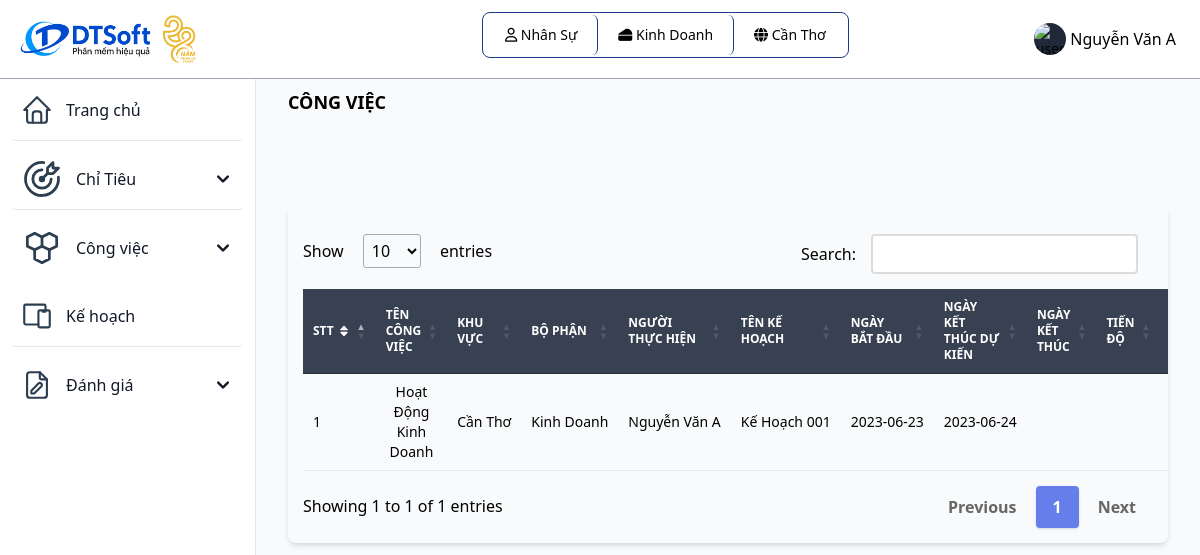
/capnhattiendocongviec.php (signed in), run on the app's committed database.
### tables this page shows
CREATE TABLE `vaitro` (
  `id_vaitro` varchar(10) primary key,
  `tenvaitro` varchar(255) NOT NULL,
  `mota` varchar(255) NOT NULL
);

CREATE TABLE `bophan` (
  `id_bophan` varchar(10) primary key,
  `id_khuvuc` varchar(10) NOT NULL,
  `tenbophan` varchar(255) NOT NULL,
  `cvchuyenmon` varchar(255) NOT NULL,
  foreign key(id_khuvuc) references khuvuc(id_khuvuc) ON UPDATE CASCADE
);

CREATE TABLE `khuvuc` (
  `id_khuvuc` varchar(10) primary key,
  `tenkhuvuc` varchar(255) NOT NULL,
  `diachi` varchar(255) NOT NULL,
  `sdt` int(20) NOT NULL
);

CREATE TABLE `tiendocongviec` (
  `id_congviec` varchar(10) primary key,
  `id_nguoidung` varchar(10) NOT NULL,
  `id_khuvuc` varchar(10) NOT NULL,
  `id_bophan` varchar(10) NOT NULL,
  `id_kehoachgiaoviec` varchar(10) NOT NULL,
  `tencongviec` varchar(255) NOT NULL,
  `trangthaicongviec` varchar(255) DEFAULT NULL,
  `thoigianbatdau` date NOT NULL,
  `thoigianketthucdukien` date NOT NULL,
  `thoigianketthuc` date DEFAULT NULL,
  foreign key(id_nguoidung) references nguoidung(id_nguoidung) ON UPDATE CASCADE,
  foreign key(id_khuvuc) references khuvuc(id_khuvuc) ON UPDATE CASCADE,
  foreign key(id_bophan) references bophan(id_bophan) ON UPDATE CASCADE,
  foreign key(id_kehoachgiaoviec) references kehoachgiaoviec(id_kehoachgiaoviec) ON UPDATE CASCADE
);

CREATE TABLE `nguoidung` (
  `id_nguoidung` varchar(10) primary key,
  `id_bophan` varchar(10) DEFAULT NULL,
  `id_vaitro` varchar(10) NOT NULL,
  `id_khuvuc` varchar(10) DEFAULT NULL,
  `tennguoidung` varchar(255) NOT NULL,
  `sdt_nd` varchar(20) NOT NULL,
  `diachi_nd` varchar(255) NOT NULL,
  `email` varchar(255) NOT NULL,
  `password` varchar(255) NOT NULL,
  `ngaysinh` date NOT NULL,
  `gioitinh` varchar(255) NOT NULL,
  foreign key(id_bophan) references bophan(id_bophan) ON UPDATE CASCADE,
  foreign key(id_vaitro) references vaitro(id_vaitro) ON UPDATE CASCADE,
  foreign key(id_khuvuc) references khuvuc(id_khuvuc) ON UPDATE CASCADE
);

CREATE TABLE `kehoachgiaoviec` (
  `id_kehoachgiaoviec` varchar(10) primary key,
  `id_bophan` varchar(10) NOT NULL,
  `id_khuvuc` varchar(10) NOT NULL,
  `tenkh` varchar(255) NOT NULL,
  `ngaybatdau` date NOT NULL,
  `ngayktdukien` date NOT NULL,
  `ngayktthucte` date NOT NULL,
  `trangthai` varchar(30) NOT NULL,
  foreign key(id_khuvuc) references khuvuc(id_khuvuc) ON UPDATE CASCADE,
  foreign key(id_bophan) references bophan(id_bophan) ON UPDATE CASCADE
);

### capnhattiendocongviec.php (the view, shortened to what this page needs)
<?php
include "inc/header.php";
include "db/database.php";
?>
<div class="p-4 sm:ml-64">
  <div class="p-4 mt-14">
    <div class="mb-4 font-bold text-lg uppercase">Công việc</div>
    <div class="p-4 mt-14 flex grid">
    </div>
    <div class="mb-4">
      <div class="relative overflow-x-auto shadow-md sm:rounded-lg">
        <table class="w-full text-sm text-gray-500 dark:text-gray-400" id="myTable">
          <thead class="text-xs text-white uppercase bg-gray-700">
            <tr>
              <th class="px-3 py-3">
                <div class="flex items-center">
                  STT
                  <a href="#"></a>
                </div>
              </th>
              <th class="px-3 py-3">
                Tên công việc
              </th>
              <th class="px-3 py-3">
                Khu vực
              </th>
              <th class="px-3 py-3">
                Bộ phận
              </th>
              <th class="px-3 py-3">
                Người thực hiện
              </th>
              <th class="px-3 py-3">
                Tên kế hoạch
              </th>
              <th class="px-3 py-3">
                Ngày bắt đầu
              </th>
              <th class="px-3 py-3">
                Ngày kết thúc dự kiến
              </th>
              <th class="px-3 py-3">
                Ngày kết thúc
              </th>
              <th class="px-3 py-3">
                Tiến độ
              </th>
              <th class="px-3 py-3">
              </th>
            </tr>
          </thead>
          <?php
          $id_vt = $_SESSION['id_vaitro'];
          if ($id_vt == "NS") {
              $condition = "id_nguoidung = '" . $id_nd . "'";
          }
          $sql = "SELECT * FROM tiendocongviec";
          if (!empty($condition)) {
              $sql .= " WHERE $condition";
          }
          $result = mysqli_query($connect, $sql);
          $stt = 0;
          while ($row = mysqli_fetch_array($result)) {
            $stt++;
            $tencongviec = $row["tencongviec"];
            $id_kehoach = $row["id_kehoachgiaoviec"];
            $id_nguoidung = $row["id_nguoidung"];
            $id_khuvuc = $row["id_khuvuc"];
            $id_bophan = $row["id_bophan"];
            $ngaybatdau = $row["thoigianbatdau"];
            $ngayketthucdukien = $row["thoigianketthucdukien"];
            $sql_nguoidung = "SELECT `tennguoidung` FROM `nguoidung` WHERE `id_nguoidung` = '" . $id_nguoidung . "'";
            $result_nguoidung = mysqli_query($connect, $sql_nguoidung);
            $row_nguoidung = mysqli_fetch_array($result_nguoidung);
            $tennguoidung = $row_nguoidung["tennguoidung"];
            $sql_kehoach = "SELECT `tenkh` FROM `kehoachgiaoviec` WHERE `id_kehoachgiaoviec` = '" . $id_kehoach . "'";
            $result_kehoach = mysqli_query($connect, $sql_kehoach);
            $row_kehoach = mysqli_fetch_array($result_kehoach);
            $tenkehoach = $row_kehoach["tenkh"];
            $sql_khuvuc = "SELECT `tenkhuvuc` FROM `khuvuc` WHERE `id_khuvuc` = '" . $id_khuvuc . "'";
            $result_khuvuc = mysqli_query($connect, $sql_khuvuc);
            $row_khuvuc = mysqli_fetch_array($result_khuvuc);
            $tenkhuvuc = $row_khuvuc["tenkhuvuc"];
            $sql_bophan = "SELECT `tenbophan` FROM `bophan` WHERE `id_bophan` = '" . $id_bophan . "'";
            $result_bophan = mysqli_query($connect, $sql_bophan);
            $row_bophan = mysqli_fetch_array($result_bophan);
            $tenbophan = $row_bophan["tenbophan"];
          ?>
            <tbody class="text-black text-center">
              <tr class="bg-white border-b dark:border-gray-700 hover:bg-gray-50">
                <td class="px-5 text-left"><?php echo $stt ?></td>
                <td class="text-center"><?php echo $tencongviec ?></td>
                <td class="px-3 py-4 font-medium whitespace-nowrap">
                  <?php echo $tenkhuvuc ?>
                </td>
                <td class="px-3 py-4 font-medium whitespace-nowrap">
                  <?php echo $tenbophan ?>
                </td>
                <td class="px-3 py-4 font-medium whitespace-nowrap">
                  <?php echo $tennguoidung ?>
                </td>
                <td class="px-3 py-4 font-medium whitespace-nowrap">
                  <?php echo $tenkehoach ?>
                </td>
                <td class="px-3 py-4 font-medium whitespace-nowrap">
                  <?php echo $ngaybatdau ?>
                </td>
                <td class="px-3 py-4 font-medium whitespace-nowrap">
                  <?php echo $ngayketthucdukien ?>
                </td>
                <td class="px-3 py-4 font-medium whitespace-nowrap">
                </td>
                <td class="px-3 py-4 font-medium whitespace-nowrap">
                </td>
                <td class="px-3 py-4 font-medium whitespace-nowrap">
                </td>
              </tr>
            </tbody>
          <?php
          }
          ?>
        </table>
      </div>
    </div>
  </div>
</div>
</body>
</html>

### inc/header.php (shortened to what this page needs)
<?php
 include_once('db/connect.php');
 $id_vt = $_SESSION['id_vaitro'];
 $id_nd = $_SESSION['id_nguoidung'];
?>
<!DOCTYPE html>
<html lang="en">
<head>
	<link href="https://unpkg.com/tailwindcss@2.2.19/dist/tailwind.min.css" rel=" stylesheet">
  <link rel="stylesheet" href="https://cdnjs.cloudflare.com/ajax/libs/font-awesome/6.4.0/css/all.min.css">
	<link href="https://cdn.datatables.net/1.10.19/css/jquery.dataTables.min.css" rel="stylesheet">
	<link href="https://cdn.datatables.net/responsive/2.2.3/css/responsive.dataTables.min.css" rel="stylesheet">
  <script src="https://cdn.tailwindcss.com"></script>
</head>
<body class="g-sidenav-show bg-slate-50" id="draggable">
  <nav class="fixed top-0 z-50 w-full bg-white border-b border-gray-400 dark:border-gray-100 text-black">
        <div class="px-3 py-3 lg:px-5 lg:pl-3">
          <div class="flex items-center justify-between">
            <div class="flex items-center justify-start">
              <a href="index.php" class="flex ml-2 md:mr-24">
                <img src="assets/img/logo.jpg" class="h-12 mr-3" alt="FlowBite Logo" />
              </a>
            </div>
	    <div class="divToHide flex items-center justify-start relative inline-flex items-center p-0.5 mb-2 mr-2 text-sm font-medium rounded-lg border border-blue-900">
              <span class="relative px-5 py-2.5 bg-white rounded-md border-r border-blue-900">
                <i class="fa-regular fa-user"></i>
                  <?php
                    $sql = "SELECT tenvaitro from vaitro where id_vaitro = '" . $_SESSION['id_vaitro'] ."'";
                    $result = mysqli_query($connect, $sql);
                    $row = mysqli_fetch_array($result);
                    echo $row['tenvaitro'];
                  ?>
              </span>
              <?php
              if ($_SESSION['id_bophan'] != NULL){
                $sql = "SELECT tenbophan from bophan where id_bophan = '" . $_SESSION['id_bophan'] ."'";
                $result = mysqli_query($connect, $sql);
                $row_bophan = mysqli_fetch_array($result);
              ?>
              <span class="relative px-5 py-2.5 bg-white rounded-md border-r border-blue-900">
                 <i class="fa-solid fa-cheese"></i>
                  <?php
                      echo $row_bophan['tenbophan'];
                  ?>
              </span>
              <?php
              } else echo '';
              ?>
              <?php
              if ($_SESSION['id_vaitro'] != 'QTHT'){
              ?>
              <span class="relative px-5 py-2.5 bg-white rounded-md">
                  <i class="fa-solid fa-globe"></i>
                  <?php
                    $sql = "SELECT tenkhuvuc from khuvuc where id_khuvuc = '" . $_SESSION['id_khuvuc'] ."'";
                    $result = mysqli_query($connect, $sql);
                    $row = mysqli_fetch_array($result);
                    echo $row['tenkhuvuc'];
                  ?>
              </span>
              <?php
              }
              ?>
            </div>
            <div class="flex items-center divToHide">
                <div class="flex items-center ml-3">
                  <div class="flex">
                    <button type="button" class="flex text-sm bg-gray-800 rounded-full focus:ring-4 focus:ring-gray-300 dark:focus:ring-gray-600" aria-expanded="false" data-dropdown-toggle="dropdown-user">
                      <img class="w-8 h-8 rounded-full" src="https://flowbite.com/docs/images/people/profile-picture-5.jpg" alt="user photo">
                    </button>
                    <span class="text-black p-1 cursor-pointer" data-dropdown-toggle="dropdown-user"><?php echo $_SESSION['tennguoidung']; ?></span>
                  </div>
                </div>
              </div>
          </div>
        </div>
      </nav>
      <aside id="logo-sidebar" class="fixed top-0 left-0 z-40 w-64 h-screen pt-20 transition-transform -translate-x-full bg-white border-r border-gray-200 sm:translate-x-0 dark:border-gray-100
      h-96 overflow-y-scroll scrollbar-thick scrollbar-thumb-blue-500 scrollbar-track-blue-100
      " aria-label="Sidebar">
         <div class="h-full px-3 pb-4 overflow-y-auto bg-white">
            <ul class="space-y-2 font-medium">
               <li class="border-b rounded">
                  <a href="index.php" class="flex items-center p-2 text-gray-900 rounded-lg dark:text-black hover:bg-gray-100 dark:hover:bg-gray-200">
                     <span class="ml-3">Trang chủ</span>
                  </a>
               </li>
               <?php if ($id_vt != "QLKV" && $id_vt != 'QTHT'){ ?>
               <li class="border-b rounded">
                  <button type="button" class="flex items-center w-full p-2 text-gray-900 transition duration-75 rounded-lg group hover:bg-gray-100 dark:text-black hover:bg-gray-200" aria-controls="dropdown-cv" data-collapse-toggle="dropdown-ct">
                    <span class="flex-1 ml-3 text-left whitespace-nowrap">Chỉ Tiêu</span>
                    <svg class="w-6 h-6" fill="currentColor" viewBox="0 0 20 20" xmlns="http://www.w3.org/2000/svg">
                      <path fill-rule="evenodd" d="M5.293 7.293a1 1 0 011.414 0L10 10.586l3.293-3.293a1 1 0 111.414 1.414l-4 4a1 1 0 01-1.414 0l-4-4a1 1 0 010-1.414z" clip-rule="evenodd"></path>
                    </svg>
                  </button>
               </li>
               <?php } ?>
               <?php if ($id_vt != "QLKV" && $id_vt != 'QTHT'){ ?>
               <li>
                  <button type="button" class="flex items-center w-full p-2 text-gray-900 transition duration-75 rounded-lg group hover:bg-gray-100 dark:text-black hover:bg-gray-200" aria-controls="dropdown-cv" data-collapse-toggle="dropdown-cv">
                    <span class="flex-1 ml-3 text-left whitespace-nowrap">Công việc</span>
                    <svg class="w-6 h-6" fill="currentColor" viewBox="0 0 20 20" xmlns="http://www.w3.org/2000/svg">
                      <path fill-rule="evenodd" d="M5.293 7.293a1 1 0 011.414 0L10 10.586l3.293-3.293a1 1 0 111.414 1.414l-4 4a1 1 0 01-1.414 0l-4-4a1 1 0 010-1.414z" clip-rule="evenodd"></path>
                    </svg>
                  </button>
               </li>
               <?php } ?>
               <?php
                    if ($id_vt == "QLBP" || $id_vt == "NS"){
                ?>
               <li class="border-b rounded">
                  <a href="kehoachgiaoviec.php" class="flex items-center p-2 text-gray-900 rounded-lg dark:text-black hover:bg-gray-100 dark:hover:bg-gray-200">
                    <span class="flex-1 ml-3 whitespace-nowrap">Kế hoạch</span>
                  </a>
               </li>
               <?php } ?>
               <?php if ($id_vt != "QTHT" && $id_vt != "QLKV"){ ?>
               <li>
                <button type="button" class="flex items-center w-full p-2 text-gray-900 transition duration-75 rounded-lg group hover:bg-gray-100 dark:text-black hover:bg-gray-200" aria-controls="dropdown-example" data-collapse-toggle="dropdown-example">
                      <span class="flex-1 ml-3 text-left whitespace-nowrap">Đánh giá</span>
                      <svg class="w-6 h-6" fill="currentColor" viewBox="0 0 20 20" xmlns="http://www.w3.org/2000/svg"><path fill-rule="evenodd" d="M5.293 7.293a1 1 0 011.414 0L10 10.586l3.293-3.293a1 1 0 111.414 1.414l-4 4a1 1 0 01-1.414 0l-4-4a1 1 0 010-1.414z" clip-rule="evenodd"></path></svg>
                </button>
             </li>
             <?php } ?>
            </ul>
         </div>
      </aside>

### inc/header.php (style rules this page uses)
table.dataTable.no-footer { border-bottom: 1px solid #e2e8f0; margin-top: 0.75em; margin-bottom: 0.75em; }

### data on the page
vaitro: tenvaitro "Nhân Sự"
bophan: tenbophan "Kinh Doanh"
khuvuc: tenkhuvuc "Cần Thơ"
tiendocongviec: tencongviec "Hoạt Động Kinh Doanh", id_khuvuc.tenkhuvuc "Cần Thơ", id_bophan.tenbophan "Kinh Doanh", id_nguoidung.tennguoidung "Nguyễn Văn A", id_kehoachgiaoviec.tenkh "Kế Hoạch 001", thoigianbatdau "2023-06-23", thoigianketthucdukien "2023-06-24"

### other printed values
$_SESSION['tennguoidung'] "Nguyễn Văn A"
